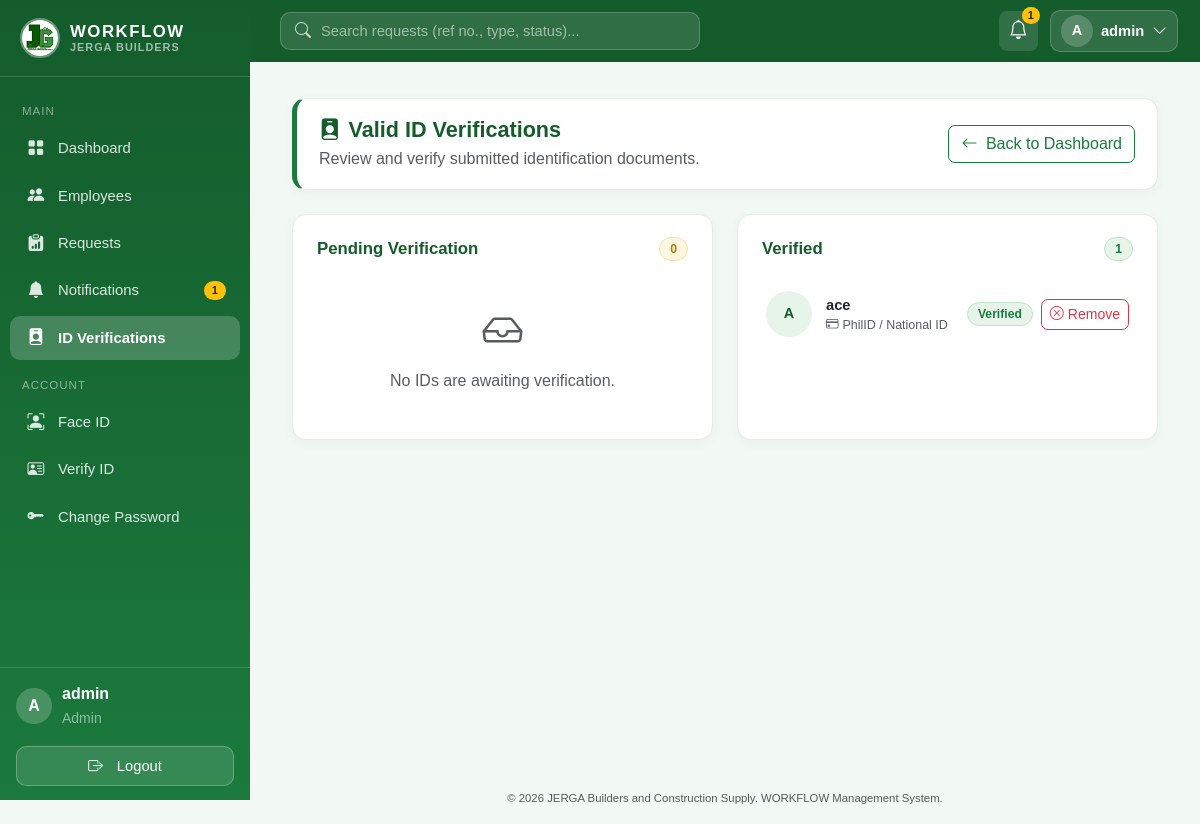
The app's page /biometrics/admin/verifications (signed in) with its own data.
### models/user.py (models this page shows, shortened)
class User(UserMixin, db.Model):
    __tablename__ = "users"
    id = db.Column(db.Integer, primary_key=True)
    username = db.Column(db.String(80), unique=True, nullable=False)
    email = db.Column(db.String(120), unique=True, nullable=False)
    password_hash = db.Column(db.String(255), nullable=False)
    role = db.Column(db.String(20), nullable=False, default="employee")  # "admin" | "hr" | "employee"
    is_active = db.Column(db.Boolean, default=True, nullable=False)
    created_at = db.Column(db.DateTime, default=db.func.now())
    employee_id = db.Column(db.Integer, db.ForeignKey("employees.id"), unique=True, nullable=True)
    employee = db.relationship("Employee", back_populates="user")
    submitted_requests = db.relationship(
        "EmployeeRequest", foreign_keys="EmployeeRequest.submitted_by_id", back_populates="submitted_by"
    )
    reviewed_requests = db.relationship(
        "EmployeeRequest", foreign_keys="EmployeeRequest.reviewed_by_id", back_populates="reviewed_by"
    )
    notifications = db.relationship(
        "Notification", back_populates="user", lazy=True, cascade="all, delete-orphan"
    )
    face_encoding = db.Column(db.Text, nullable=True)
    face_enrolled_at = db.Column(db.DateTime, nullable=True)
    face_photo = db.Column(db.String(255), nullable=True)
    reset_code = db.Column(db.String(6), nullable=True)
    reset_code_expires = db.Column(db.DateTime, nullable=True)
    id_document = db.Column(db.String(255), nullable=True)          # uploaded file name
    id_document_type = db.Column(db.String(50), nullable=True)
    id_verified = db.Column(db.Boolean, default=False, nullable=False)
    id_verified_by_id = db.Column(db.Integer, db.ForeignKey("users.id"), nullable=True)

### routes/biometrics.py (the view)
@biometrics_bp.route("/admin/verifications")
@login_required
def admin_verifications():
    if not admin_required():
        return redirect(url_for("auth.dashboard"))
    filters = [User.id_document.isnot(None)]
    pending = User.query.filter(*filters, User.id_verified.is_(False)).order_by(User.username.asc()).all()
    verified = User.query.filter(*filters, User.id_verified.is_(True)).order_by(User.username.asc()).all()
    return render_template(
        "biometrics/admin_verifications.html", pending=pending, verified=verified
    )

### models/user.py (called while the page is built)
@login_manager.user_loader
def load_user(user_id):
    return db.session.get(User, int(user_id))

### routes/biometrics.py (called while the page is built)
def admin_required():
    if current_user.role != "admin":
        flash("Only administrators can access this page.", "danger")
        return False
    return True

### templates/biometrics/admin_verifications.html (shortened to what this page needs)
{% extends "base.html" %}
{% block content %}
<div class="container-fluid py-3">
    <div class="admin-page-header mb-4">
        <div class="d-flex justify-content-between align-items-center flex-wrap gap-2">
            <div>
                <h2 class="admin-page-title mb-1">
                    <i class="bi bi-person-badge-fill me-2"></i>Valid ID Verifications
                </h2>
                <p class="text-muted mb-0">
                    Review and verify submitted identification documents.
                </p>
            </div>
            <a href="{{ url_for('auth.dashboard') }}" class="btn btn-outline-success">
                <i class="bi bi-arrow-left me-1"></i> Back to Dashboard
            </a>
        </div>
    </div>
    <div class="row g-4">
        <div class="col-lg-6">
            <div class="card panel-card h-100">
                <div class="card-body">
                    <div class="d-flex align-items-center justify-content-between mb-3">
                        <h5 class="panel-title mb-0">Pending Verification</h5>
                        <span class="badge status-badge status-pending">{{ pending|length }}</span>
                    </div>
                    {% if pending %}
                    <div class="verification-list">
                        {% for user in pending %}
                        <div class="verification-item {% if not loop.last %}bordered{% endif %}">
                            <img src="{{ url_for('biometrics.id_image', user_id=user.id) }}"
                                alt="ID document" class="verification-thumb">
                            <div class="verification-info">
                                <div class="fw-semibold">{{ user.username }}</div>
                                <small class="text-muted d-block">
                                    <i class="bi bi-credit-card me-1"></i>{{ user.id_document_type }}
                                </small>
                                <small class="text-muted d-block">
                                    <i class="bi bi-envelope me-1"></i>{{ user.email }}
                                </small>
                            </div>
                            <div class="verification-actions">
                                <a href="{{ url_for('biometrics.id_image', user_id=user.id) }}"
                                class="btn btn-sm btn-outline-success" target="_blank">
                                    <i class="bi bi-zoom-in"></i>
                                </a>
                                <form method="POST"
                                    action="{{ url_for('biometrics.admin_verify', user_id=user.id) }}"
                                    data-confirm="Verify the ID for {{ user.username }}?">
                                    <input type="hidden" name="csrf_token" value="{{ csrf_token() }}">
                                    <button type="submit" class="btn btn-sm btn-success">
                                        <i class="bi bi-check2 me-1"></i>Verify
                                    </button>
                                </form>
                            </div>
                        </div>
                        {% endfor %}
                    </div>
                    {% else %}
                    <div class="text-center py-4">
                        <i class="bi bi-inbox fs-1 text-muted d-block mb-2"></i>
                        <p class="text-muted mb-0">No IDs are awaiting verification.</p>
                    </div>
                    {% endif %}
                </div>
            </div>
        </div>
        <div class="col-lg-6">
            <div class="card panel-card h-100">
                <div class="card-body">
                    <div class="d-flex align-items-center justify-content-between mb-3">
                        <h5 class="panel-title mb-0">Verified</h5>
                        <span class="badge status-badge status-approved">{{ verified|length }}</span>
                    </div>
                    {% if verified %}
                    <div class="verification-list">
                        {% for user in verified %}
                        <div class="verification-item {% if not loop.last %}bordered{% endif %}">
                            <div class="avatar avatar-sm verification-avatar">
                                {{ user.username|first|upper }}
                            </div>
                            <div class="verification-info">
                                <div class="fw-semibold">{{ user.username }}</div>
                                <small class="text-muted d-block">
                                    <i class="bi bi-credit-card me-1"></i>{{ user.id_document_type or "N/A" }}
                                </small>
                            </div>
                            <div class="verification-actions">
                                <span class="badge status-badge status-approved">Verified</span>
                                <form method="POST"
                                      action="{{ url_for('biometrics.admin_unverify', user_id=user.id) }}"
                                      data-confirm="Remove verification for {{ user.username }}?">
                                    <button type="submit" class="btn btn-sm btn-outline-danger">
                                        <i class="bi bi-x-circle me-1"></i>Remove
                                    </button>
                                </form>
                            </div>
                        </div>
                        {% endfor %}
                    </div>
                    {% else %}
                    <div class="text-center py-4">
                        <i class="bi bi-patch-check fs-1 text-muted d-block mb-2"></i>
                        <p class="text-muted mb-0">No verified IDs yet.</p>
                    </div>
                    {% endif %}
                </div>
            </div>
        </div>
    </div>
</div>
{% endblock %}

### templates/base.html (shortened to what this page needs)
<!doctype html>
<html lang="en">
<head>
    <link
    rel="stylesheet"
    href="{{ url_for('static', filename='vendor/bootstrap.min.css') }}"
    />
    <link
    rel="stylesheet"
    href="{{ url_for('static', filename='vendor/bootstrap-icons.min.css') }}"
    />
    <link
    rel="stylesheet"
    href="{{ url_for('static', filename='css/style.css') }}"
    />
</head>
<body class="{% if current_user.is_authenticated %}with-sidebar{% endif %}">
    {% if current_user.is_authenticated %}
    <aside class="sidebar" id="sidebar">
    <div class="sidebar-brand">
        <img
        src="{{ url_for('static', filename='img/JERGA.jpg') }}"
        alt="JERGA WORKFLOW logo"
        class="sidebar-logo"
        width="40"
        height="40"
        />
        <div class="sidebar-brand-text">
        <span class="brand-name">WORKFLOW</span>
        <small>JERGA Builders</small>
        </div>
    </div>
    <nav class="sidebar-nav">
        <div class="sidebar-section">Main</div>
        <a
        href="{{ url_for('auth.dashboard') }}"
        class="sidebar-link {% if request.endpoint == 'auth.dashboard' %}active{% endif %}"
        >
        <i class="bi bi-grid-fill sb-icon"></i> Dashboard
        </a>
        {% if current_user.role in ["admin", "hr"] %}
        <a
        href="{{ url_for('employees.list_employees') }}"
        class="sidebar-link {% if request.endpoint and request.endpoint.startswith('employees') %}active{% endif %}"
        >
        <i class="bi bi-people-fill sb-icon"></i> Employees
        </a>
        {% endif %}
        <a
        href="{{ url_for('requests.list_requests') }}"
        class="sidebar-link {% if request.endpoint and request.endpoint.startswith('requests') %}active{% endif %}"
        >
        <i class="bi bi-clipboard-data-fill sb-icon"></i> Requests
        </a>
        <a
          href="{{ url_for('notifications.list_notifications') }}"
          class="sidebar-link {% if request.endpoint and request.endpoint.startswith('notifications') %}active{% endif %}"
        >
          <i class="bi bi-bell-fill sb-icon"></i> Notifications {% if
          unread_notification_count > 0 %}
          <span class="sidebar-badge ms-auto"
            >{{ unread_notification_count }}</span
          >
          {% endif %}
        </a>
        {% if current_user.role == "admin" %}
        <a
          href="{{ url_for('biometrics.admin_verifications') }}"
          class="sidebar-link {% if request.endpoint == 'biometrics.admin_verifications' %}active{% endif %}"
        >
          <i class="bi bi-person-badge-fill sb-icon"></i> ID Verifications
        </a>
        {% endif %}
        <div class="sidebar-section">Account</div>
        <a
          href="{{ url_for('biometrics.enroll') }}"
          class="sidebar-link {% if request.endpoint == 'biometrics.enroll' %}active{% endif %}"
          title="Face ID settings"
        >
          <i class="bi bi-person-bounding-box sb-icon"></i> Face ID
        </a>
        <a
          href="{{ url_for('biometrics.verify_id') }}"
          class="sidebar-link {% if request.endpoint == 'biometrics.verify_id' %}active{% endif %}"
          title="Valid ID verification"
        >
          <i class="bi bi-person-vcard sb-icon"></i>
          {% if current_user.id_verified %} ID Verified {% elif
          current_user.id_document %} ID Pending {% else %} Verify ID {% endif
          %}
        </a>
        <a
          href="{{ url_for('account.change_password') }}"
          class="sidebar-link {% if request.endpoint == 'account.change_password' %}active{% endif %}"
          title="Change password"
        >
          <i class="bi bi-key-fill sb-icon"></i> Change Password
        </a>
      </nav>
      <div class="sidebar-footer">
        <div class="sidebar-user">
          <div class="avatar">{{ current_user.username|first|upper }}</div>
          <div class="sidebar-user-info">
            <div class="fw-semibold">{{ current_user.username }}</div>
            <small class="text-white-50">{{ current_user.role|title }}</small>
          </div>
        </div>
        <a
          href="{{ url_for('auth.logout') }}"
          class="sidebar-logout w-100 mt-3"
          type="button"
        >
          <i class="bi bi-box-arrow-right me-2"></i>Logout
        </a>
      </div>
    </aside>
    <header class="topbar">
      <form
        class="topbar-search"
        method="GET"
        action="{{ url_for('requests.list_requests') }}"
        role="search"
      >
        <i class="bi bi-search"></i>
        <input
          type="search"
          name="q"
          value="{{ request.args.get('q', '') }}"
          placeholder="Search requests (ref no., type, status)..."
          aria-label="Search requests"
        />
      </form>
      <div class="topbar-actions">
        <a
          href="{{ url_for('notifications.list_notifications') }}"
          class="topbar-bell"
          title="Notifications"
        >
          <i class="bi bi-bell"></i>
          {% if unread_notification_count > 0 %}
          <span class="topbar-bell-badge">{{ unread_notification_count }}</span>
          {% endif %}
        </a>
        <div class="dropdown">
          <button
            class="topbar-profile"
            type="button"
            data-bs-toggle="dropdown"
            data-bs-display="static"
            aria-expanded="false"
          >
            <span class="avatar avatar-sm"
              >{{ current_user.username|first|upper }}</span
            >
            <span class="topbar-name d-none d-sm-inline"
              >{{ current_user.username }}</span
            >
            <i class="bi bi-chevron-down d-none d-sm-inline"></i>
          </button>
        </div>
      </div>
    </header>
    {% endif %}
    <main class="app-main">
       {% block content %}{% endblock %}
    </main>
    <footer class="text-center py-3 text-muted app-footer">
      <small>
        &copy; 2026 JERGA Builders and Construction Supply. WORKFLOW Management
        System.
      </small>
    </footer>
  </body>
</html>

### records on screen
User: username|first "A", username "admin", role "Admin"
User: username|first "A", username "ace", id_document_type "PhilID / National ID"

### other values on screen
{{ unread_notification_count }} "1"
{{ pending|length }} "0"
{{ verified|length }} "1"
